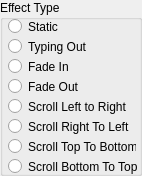
    <widget class="QGroupBox" name="IDC_STATIC">
      <property name="geometry">
        <rect>
          <x>134</x>
          <y>258</y>
          <width>142</width>
          <height>176</height>
        </rect>
      </property>
      <property name="title">
        <string>Effect Type</string>
      </property>
      <property name="visible">
        <bool>true</bool>
      </property>
      <property name="enabled">
        <bool>true</bool>
      </property>
      <property name="flat">
        <bool>false</bool>
      </property>
      <widget class="QRadioButton" name="IDC_BRIEF_T_STATIC">
        <property name="geometry">
          <rect>
            <x>8</x>
            <y>17</y>
            <width>89</width>
            <height>19</height>
          </rect>
        </property>
        <property name="text">
          <string>Static</string>
        </property>
        <property name="visible">
          <bool>true</bool>
        </property>
        <property name="enabled">
          <bool>true</bool>
        </property>
      </widget>
      <widget class="QRadioButton" name="IDC_BRIEF_T_TYPE">
        <property name="geometry">
          <rect>
            <x>8</x>
            <y>37</y>
            <width>89</width>
            <height>19</height>
          </rect>
        </property>
        <property name="text">
          <string>Typing Out</string>
        </property>
        <property name="visible">
          <bool>true</bool>
        </property>
        <property name="enabled">
          <bool>true</bool>
        </property>
      </widget>
      <widget class="QRadioButton" name="IDC_BRIEF_T_FADEIN">
        <property name="geometry">
          <rect>
            <x>8</x>
            <y>57</y>
            <width>89</width>
            <height>19</height>
          </rect>
        </property>
        <property name="text">
          <string>Fade In</string>
        </property>
        <property name="visible">
          <bool>true</bool>
        </property>
        <property name="enabled">
          <bool>true</bool>
        </property>
      </widget>
      <widget class="QRadioButton" name="IDC_BRIEF_T_FADEOUT">
        <property name="geometry">
          <rect>
            <x>8</x>
            <y>77</y>
            <width>89</width>
            <height>19</height>
          </rect>
        </property>
        <property name="text">
          <string>Fade Out</string>
        </property>
        <property name="visible">
          <bool>true</bool>
        </property>
        <property name="enabled">
          <bool>true</bool>
        </property>
      </widget>
      <widget class="QRadioButton" name="IDC_BRIEF_T_SL2R">
        <property name="geometry">
          <rect>
            <x>8</x>
            <y>97</y>
            <width>118</width>
            <height>19</height>
          </rect>
        </property>
        <property name="text">
          <string>Scroll Left to Right</string>
        </property>
        <property name="visible">
          <bool>true</bool>
        </property>
        <property name="enabled">
          <bool>true</bool>
        </property>
      </widget>
      <widget class="QRadioButton" name="IDC_BRIEF_T_SR2L">
        <property name="geometry">
          <rect>
            <x>8</x>
            <y>117</y>
            <width>123</width>
            <height>19</height>
          </rect>
        </property>
        <property name="text">
          <string>Scroll Right To Left</string>
        </property>
        <property name="visible">
          <bool>true</bool>
        </property>
        <property name="enabled">
          <bool>true</bool>
        </property>
      </widget>
      <widget class="QRadioButton" name="IDC_BRIEF_T_ST2B">
        <property name="geometry">
          <rect>
            <x>8</x>
            <y>137</y>
            <width>128</width>
            <height>19</height>
          </rect>
        </property>
        <property name="text">
          <string>Scroll Top To Bottom</string>
        </property>
        <property name="visible">
          <bool>true</bool>
        </property>
        <property name="enabled">
          <bool>true</bool>
        </property>
      </widget>
      <widget class="QRadioButton" name="IDC_BRIEF_T_SB2T">
        <property name="geometry">
          <rect>
            <x>8</x>
            <y>157</y>
            <width>130</width>
            <height>19</height>
          </rect>
        </property>
        <property name="text">
          <string>Scroll Bottom To Top</string>
        </property>
        <property name="visible">
          <bool>true</bool>
        </property>
        <property name="enabled">
          <bool>true</bool>
        </property>
      </widget>
    </widget>
